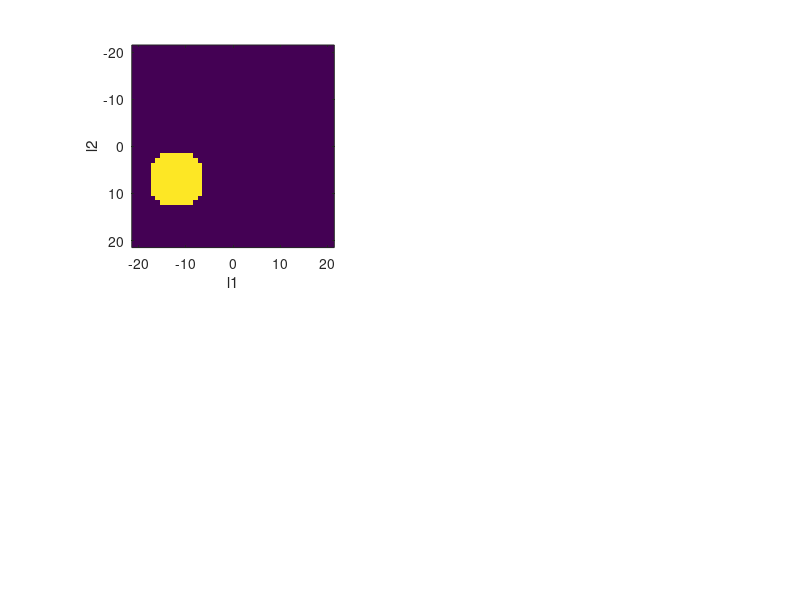

Write MATLAB code to recreate this figure. (Note: this script raises an error after producing the figure.)
%% Create phantom, lay out gradients
phi = -180:8.4:180;
[kx, ky] = pol2cart(phi'*pi/180,.3);
k = [kx,ky];

p_space = (-21:21)/2;
l1 = (-21:21)/1;
l2 = (-21:21)/1;

phantom = zeros(length(l1), length(l2));
[L1,L2] = meshgrid(l1,l2);
phantom((L1'-7).^2+(L2'+12).^2 < 6^2)=1;

figure(1); clf
subplot(2,2,1);
imagesc(l2,l1,phantom); axis image
xlabel('l1');ylabel('l2')

nK   = size(k, 1);
nPts = length(p_space);
nObj = length(l1)*length(l2);
fprintf('Obj = %i  <->  nEq = %i\n', nObj, nK*nPts);

%% Generate system matrix

M = epri_SystemMatrix(k, p_space, l1, l2, [], []);
size(M)
%% Generate projections

p = reshape(M(:,:,:), [nK*nPts,nObj]);
proj = p*phantom(:);

proj = proj + (rand(size(proj))-0.5)*5;
p1 = reshape(proj, [nK, nPts]);

subplot(2,2,2)
imagesc(p_space, phi, p1);
axis square;
xlabel('pspace');ylabel('phi')

%%
tic
% Moore-Penrose
% rec_im = pinv(p, 5)*proj;

% Tikhonov
v0=ones(1,nK*nPts);
D0=diag(v0,0);
DD0=D0'*D0;
LL=p'*p;
rec_im=(LL+50*DD0)\p'*proj;
toc

subplot(2,2,3);
imagesc(l2, l1, reshape(rec_im, [length(l2), length(l1)]))
axis image;
